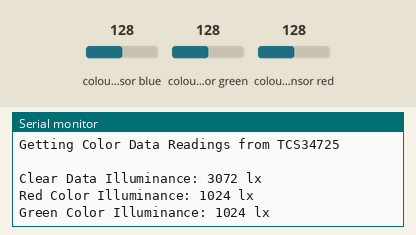
Simulated run of this sketch. Board: Arduino Uno, built with avr-gcc and run on an emulated ATmega328P. Parts: the last lines printed to the serial monitor. Wiring (inferred from the names in the program): TCS34725 colour sensor at I2C address 0x29. Inputs (shaded band) come from the test bench; at power-on: colour sensor blue 128, colour sensor green 128, colour sensor red 128.

Above: at 2.2 s.
2.3 s: colour sensor blue set to 5
At 3.3 s:
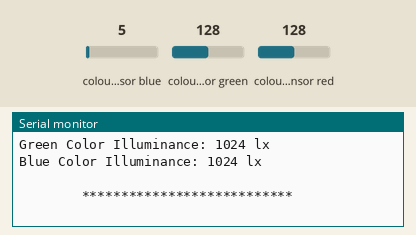
3.8 s: colour sensor green set to 5
At 4.6 s:
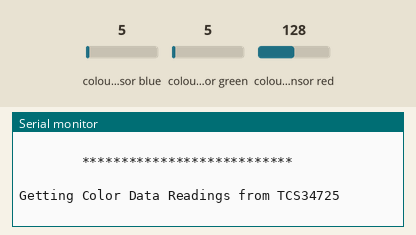
5.3 s: colour sensor red set to 5
At 8.9 s:
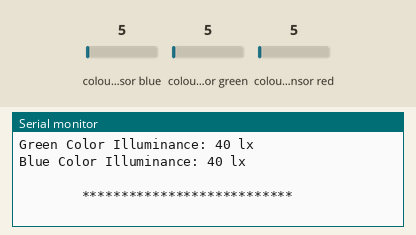
Timing chart, 0 to 10.4 s (numbered marks = the images above; inputs shaded):
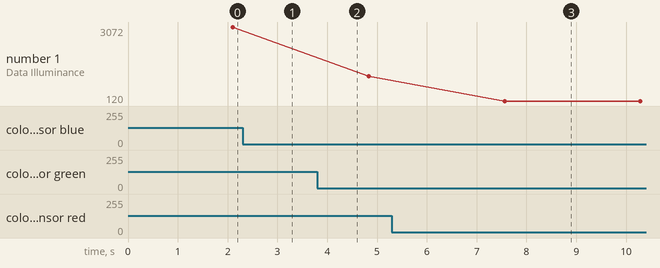

Measured:
- after the input at 5.3 s, the serial monitor: prints a new line after 2.3 s (image 3)
- plotted number 1: 3072 → 1104 after the input at 3.8 s, 1104 → 120 after the input at 5.3 s

The sketch:

ReadColor.ino
```cpp
/**************************************************************************/
/*
        Distributed with a free-will license.
        Use it any way you want, profit or free, provided it fits in the licenses of its associated works.
        TCS34725
        This code is designed to work with the TCS34725_I2CS I2C Mini Module available from ControlEverything.com.
        https://www.controleverything.com/content/Color?sku=TCS34725_I2CS#tabs-0-product_tabset-2
        NT
*/
/**************************************************************************/

#include <Wire.h>
#include <TCS34725.h>

TCS34725 tcs;

void setup(void)
{
    Serial.begin(9600);
    // The address can be changed making the option of connecting multiple devices
    tcs.getAddr_TCS34725(TCS34725_DEFAULT_ADDRESS);           // 0x29

    // The Digital Color Sensor
    // Internal Integration Time of the Color Channel ADC’s in 2.4 ms Increments,
    // Wait Time and Color Gain
    // can be changed via the following functions

    /*
    // Also, some more parameters can be changed using the following functions
    // Digital Color Sensor:
    // Color Interrupt, Wait, Color and Power Enable,
    // Color Gain Level, Wait Long.
    // These functions can be modified and added here so that the parameters can be altered as per requirement
    */

    // tcs.setATime(ATIME_2_4MS);               // Cycles: 1, Time: 2.4 ms Max Count: 1024
    // tcs.setATime(ATIME_24MS);                // Cycles: 10, Time: 24 ms Max Count: 10240
    // tcs.setATime(ATIME_101MS);               // Cycles: 42, Time: 101 ms Max Count: 43008
    // tcs.setATime(ATIME_154MS);               // Cycles: 64, Time: 154 ms Max Count: 65535
    tcs.setATime(ATIME_700MS);                  // Cycles: 256, Time: 700 ms Max Count: 65535

    tcs.setWTime(WTIME_1);                      // Wait Time: 1, Time (WLONG = 0): 2.4 ms Time (WLONG = 1):  0.029 sec
    // tcs.setWTime(WTIME_85);                  // Wait Time: 74, Time (WLONG = 0): 204 ms Time (WLONG = 1):  2.45 sec
    // tcs.setWTime(WTIME_256);                 // Wait Time: 256, Time (WLONG = 0): 614 ms Time (WLONG = 1):  7.4 sec

    tcs.setColorGain(AGAIN_1X);                 // Color Gain: 1X
    // tcs.setColorGain(AGAIN_4X);              // Color Gain: 4X
    // tcs.setColorGain(AGAIN_16X);             // Color Gain: 16X
    // tcs.setColorGain(AGAIN_60X);             // Color Gain: 60X

    tcs.begin();
    delay(1000);
}

void loop(void)
{
    byte error;
    int8_t address;

    // TCS34725 Digital Color Sensor Address
    address = tcs.tcs_i2cAddress;

    // The i2c_scanner uses the return value of
    // the Write.endTransmisstion to see if
    // a device did acknowledge to the address.
    Wire.beginTransmission(address);
    error = Wire.endTransmission();
    if (error == 0)
    {
        Serial.println("Getting Color Data Readings from TCS34725");
        Serial.println(" ");
        // Set up for Digital Color Sensor
        tcs.setUpSensor();
        delay(500);

        // Display the results for Color Values
        tcs.Measure_Color();

        // Output Data to Screen
        Serial.print("Clear Data Illuminance: ");
        Serial.print(tcs.tcs_colorData.C);
        Serial.println(" lx");
        Serial.print("Red Color Illuminance: ");
        Serial.print(tcs.tcs_colorData.R);
        Serial.println(" lx");
        Serial.print("Green Color Illuminance: ");
        Serial.print(tcs.tcs_colorData.G);
        Serial.println(" lx");
        Serial.print("Blue Color Illuminance: ");
        Serial.print(tcs.tcs_colorData.B);
        Serial.println(" lx");
        Serial.println(" ");
        Serial.println("        ***************************        ");
        Serial.println(" ");
        delay(500);
    }
    else
    {
        Serial.println("TCS34725 Disconnected!");
        Serial.println(" ");
        Serial.println("        ************        ");
        Serial.println(" ");
    }


    delay(1000);
}
```
